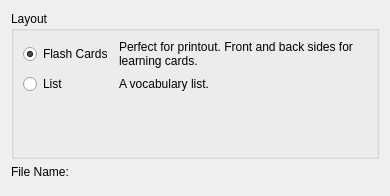
<ui version="4.0" >
 <class>ExportOptions</class>
 <widget class="QWidget" name="ExportOptions" >
  <property name="geometry" >
   <rect>
    <x>0</x>
    <y>0</y>
    <width>390</width>
    <height>196</height>
   </rect>
  </property>
  <property name="windowTitle" >
   <string>Form</string>
  </property>
  <layout class="QVBoxLayout" name="verticalLayout" >
   <item>
    <widget class="QGroupBox" name="groupBox" >
     <property name="title" >
      <string>Layout</string>
     </property>
     <layout class="QGridLayout" name="gridLayout" >
      <item row="0" column="0" >
       <widget class="QRadioButton" name="flashCardRadio" >
        <property name="text" >
         <string>Flash Cards</string>
        </property>
        <property name="checked" >
         <bool>true</bool>
        </property>
       </widget>
      </item>
      <item row="0" column="1" >
       <widget class="QLabel" name="label" >
        <property name="text" >
         <string>Perfect for printout. Front and back sides for learning cards.</string>
        </property>
        <property name="wordWrap" >
         <bool>true</bool>
        </property>
       </widget>
      </item>
      <item row="1" column="0" >
       <widget class="QRadioButton" name="tableRadio" >
        <property name="text" >
         <string>List</string>
        </property>
       </widget>
      </item>
      <item row="1" column="1" >
       <widget class="QLabel" name="label_2" >
        <property name="text" >
         <string>A vocabulary list.</string>
        </property>
       </widget>
      </item>
      <item row="2" column="0" >
       <spacer name="verticalSpacer" >
        <property name="orientation" >
         <enum>Qt::Vertical</enum>
        </property>
        <property name="sizeHint" stdset="0" >
         <size>
          <width>20</width>
          <height>40</height>
         </size>
        </property>
       </spacer>
      </item>
     </layout>
    </widget>
   </item>
   <item>
    <widget class="QLabel" name="label_3" >
     <property name="text" >
      <string>File Name:</string>
     </property>
    </widget>
   </item>
   <item>
    <widget class="KUrlRequester" name="fileName" />
   </item>
  </layout>
 </widget>
 <customwidgets>
  <customwidget>
   <class>KUrlRequester</class>
   <extends>QFrame</extends>
   <header>kurlrequester.h</header>
  </customwidget>
 </customwidgets>
 <resources/>
 <connections/>
</ui>
